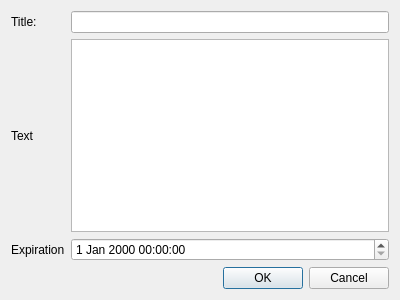
<?xml version="1.0" encoding="UTF-8"?>
<ui version="4.0">
 <class>ScheduleDialog</class>
 <widget class="QDialog" name="ScheduleDialog">
  <property name="geometry">
   <rect>
    <x>0</x>
    <y>0</y>
    <width>400</width>
    <height>300</height>
   </rect>
  </property>
  <property name="windowTitle">
   <string>Dialog</string>
  </property>
  <layout class="QVBoxLayout" name="verticalLayout">
   <item>
    <layout class="QHBoxLayout" name="horizontalLayout">
     <item>
      <layout class="QGridLayout" name="gridLayout">
       <item row="1" column="1">
        <widget class="QPlainTextEdit" name="plainTextEditText"/>
       </item>
       <item row="1" column="0">
        <widget class="QLabel" name="lblText">
         <property name="text">
          <string>Text</string>
         </property>
        </widget>
       </item>
       <item row="2" column="1">
        <widget class="QDateTimeEdit" name="dateTimeEditExpiration"/>
       </item>
       <item row="2" column="0">
        <widget class="QLabel" name="lblExpiration">
         <property name="text">
          <string>Expiration</string>
         </property>
        </widget>
       </item>
       <item row="0" column="1">
        <widget class="QLineEdit" name="lineEditTitle"/>
       </item>
       <item row="0" column="0">
        <widget class="QLabel" name="lblTitle">
         <property name="text">
          <string>Title:</string>
         </property>
        </widget>
       </item>
      </layout>
     </item>
    </layout>
   </item>
   <item>
    <widget class="QDialogButtonBox" name="buttonBox">
     <property name="orientation">
      <enum>Qt::Horizontal</enum>
     </property>
     <property name="standardButtons">
      <set>QDialogButtonBox::Cancel|QDialogButtonBox::Ok</set>
     </property>
    </widget>
   </item>
  </layout>
 </widget>
 <tabstops>
  <tabstop>lineEditTitle</tabstop>
  <tabstop>plainTextEditText</tabstop>
  <tabstop>dateTimeEditExpiration</tabstop>
  <tabstop>buttonBox</tabstop>
 </tabstops>
 <resources/>
 <connections/>
</ui>
